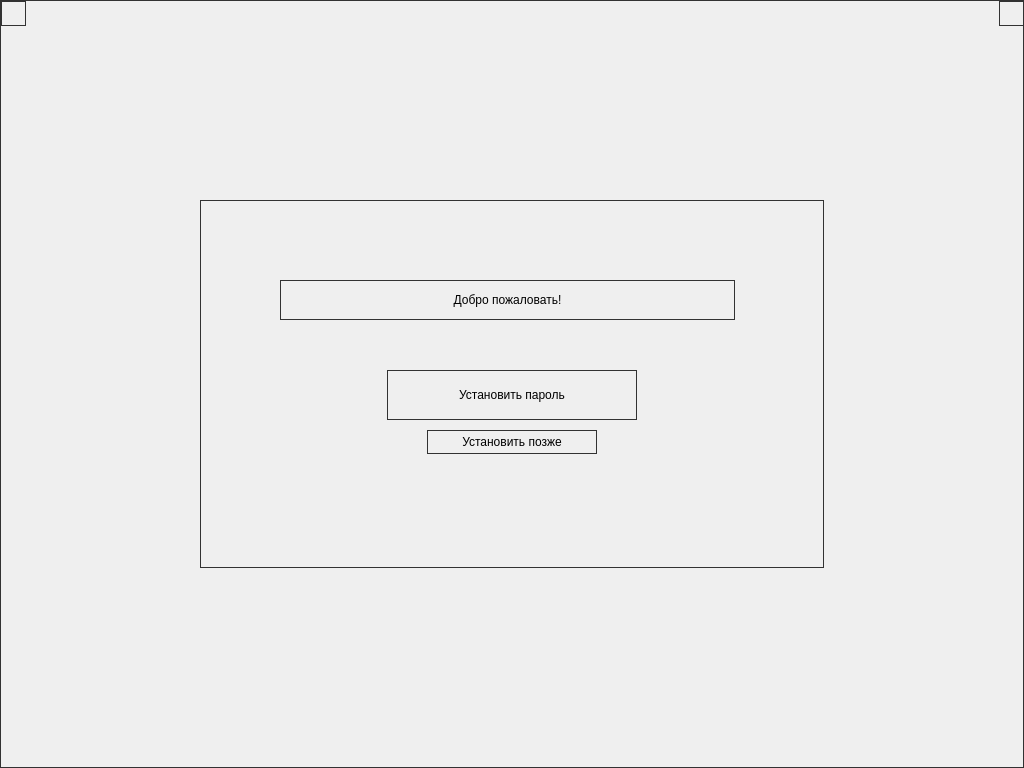
<?xml version="1.0" encoding="UTF-8"?>
<ui version="4.0">
 <class>MainWindow</class>
 <widget class="QMainWindow" name="MainWindow">
  <property name="enabled">
   <bool>true</bool>
  </property>
  <property name="geometry">
   <rect>
    <x>0</x>
    <y>0</y>
    <width>1024</width>
    <height>768</height>
   </rect>
  </property>
  <property name="windowTitle">
   <string notr="true">TaskManager</string>
  </property>
  <property name="styleSheet">
   <string notr="true">border: 1px solid #323232;</string>
  </property>
  <widget class="QWidget" name="centralwidget">
   <widget class="QWidget" name="plane" native="true">
    <property name="geometry">
     <rect>
      <x>200</x>
      <y>200</y>
      <width>624</width>
      <height>368</height>
     </rect>
    </property>
    <property name="class" stdset="0">
     <string>plane</string>
    </property>
    <widget class="QPushButton" name="setPassButton">
     <property name="geometry">
      <rect>
       <x>187</x>
       <y>170</y>
       <width>250</width>
       <height>50</height>
      </rect>
     </property>
     <property name="cursor">
      <cursorShape>PointingHandCursor</cursorShape>
     </property>
     <property name="text">
      <string>Установить пароль</string>
     </property>
     <property name="class" stdset="0">
      <string>regularButton</string>
     </property>
    </widget>
    <widget class="QPushButton" name="skipPassButton">
     <property name="geometry">
      <rect>
       <x>227</x>
       <y>230</y>
       <width>170</width>
       <height>24</height>
      </rect>
     </property>
     <property name="cursor">
      <cursorShape>PointingHandCursor</cursorShape>
     </property>
     <property name="text">
      <string>Установить позже</string>
     </property>
     <property name="class" stdset="0">
      <string>hintButton</string>
     </property>
    </widget>
    <widget class="QLabel" name="headerText">
     <property name="geometry">
      <rect>
       <x>80</x>
       <y>80</y>
       <width>455</width>
       <height>40</height>
      </rect>
     </property>
     <property name="layoutDirection">
      <enum>Qt::LeftToRight</enum>
     </property>
     <property name="text">
      <string>Добро пожаловать!</string>
     </property>
     <property name="alignment">
      <set>Qt::AlignCenter</set>
     </property>
     <property name="class" stdset="0">
      <string>headerText</string>
     </property>
    </widget>
   </widget>
   <widget class="QPushButton" name="exitButton">
    <property name="geometry">
     <rect>
      <x>999</x>
      <y>1</y>
      <width>25</width>
      <height>25</height>
     </rect>
    </property>
    <property name="cursor">
     <cursorShape>PointingHandCursor</cursorShape>
    </property>
    <property name="focusPolicy">
     <enum>Qt::ClickFocus</enum>
    </property>
    <property name="text">
     <string/>
    </property>
    <property name="icon">
     <iconset>
      <normaloff>icons/exit_icon.png</normaloff>
      <activeoff>icons/exit_icon_hover.png</activeoff>icons/exit_icon.png</iconset>
    </property>
    <property name="iconSize">
     <size>
      <width>25</width>
      <height>25</height>
     </size>
    </property>
    <property name="checkable">
     <bool>false</bool>
    </property>
    <property name="class" stdset="0">
     <string>iconButton</string>
    </property>
   </widget>
   <widget class="QPushButton" name="pinButton">
    <property name="enabled">
     <bool>true</bool>
    </property>
    <property name="geometry">
     <rect>
      <x>1</x>
      <y>1</y>
      <width>25</width>
      <height>25</height>
     </rect>
    </property>
    <property name="cursor">
     <cursorShape>PointingHandCursor</cursorShape>
    </property>
    <property name="focusPolicy">
     <enum>Qt::ClickFocus</enum>
    </property>
    <property name="contextMenuPolicy">
     <enum>Qt::NoContextMenu</enum>
    </property>
    <property name="text">
     <string/>
    </property>
    <property name="icon">
     <iconset>
      <normaloff>icons/pin_icon.png</normaloff>
      <disabledoff>icons/pin_icon_active.png</disabledoff>
      <disabledon>icons/pin_icon_active.png</disabledon>
      <activeoff>icons/pin_icon_active.png</activeoff>
      <activeon>icons/pin_icon.png</activeon>
      <selectedoff>icons/pin_icon_active.png</selectedoff>
      <selectedon>icons/pin_icon_active.png</selectedon>icons/pin_icon.png</iconset>
    </property>
    <property name="iconSize">
     <size>
      <width>25</width>
      <height>25</height>
     </size>
    </property>
    <property name="checkable">
     <bool>true</bool>
    </property>
    <property name="checked">
     <bool>true</bool>
    </property>
    <property name="class" stdset="0">
     <string>iconButton</string>
    </property>
   </widget>
  </widget>
 </widget>
 <resources/>
 <connections/>
</ui>
